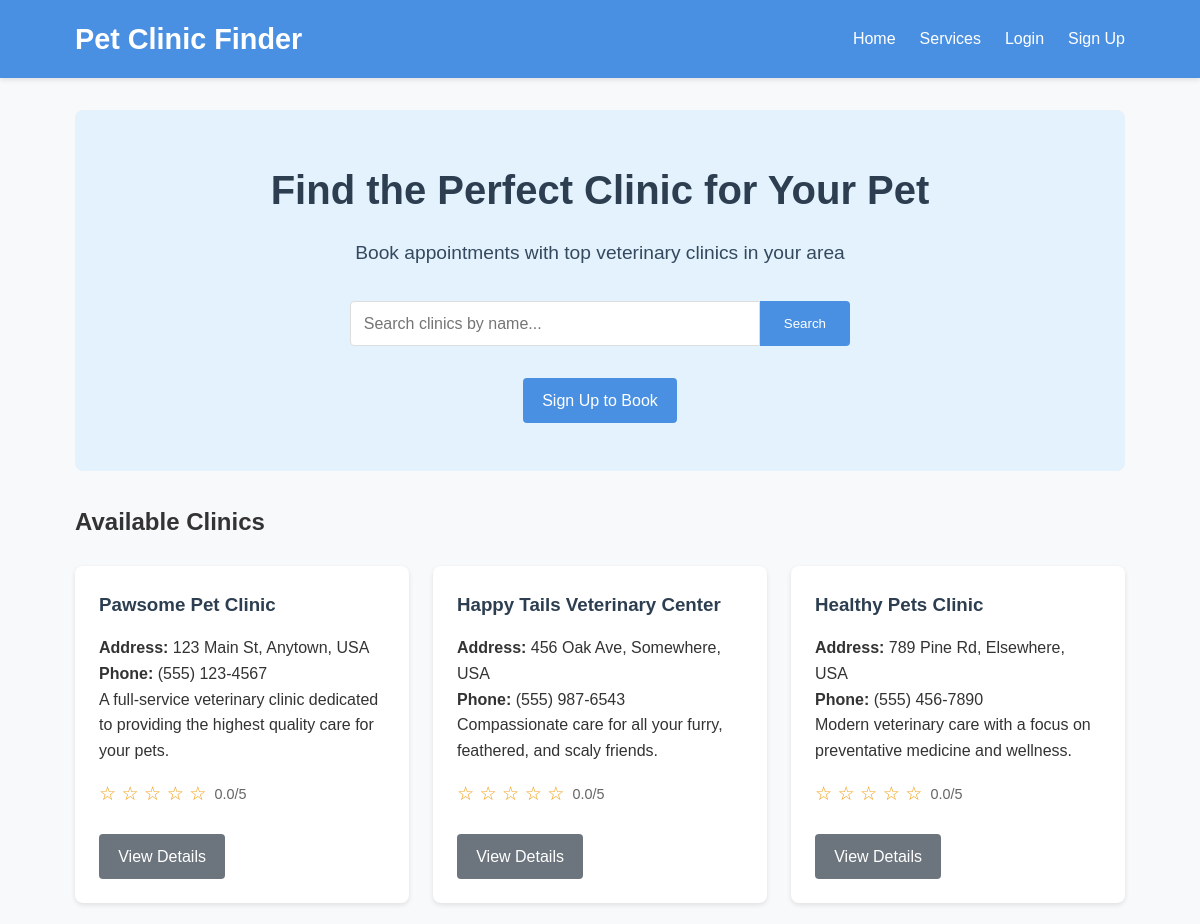
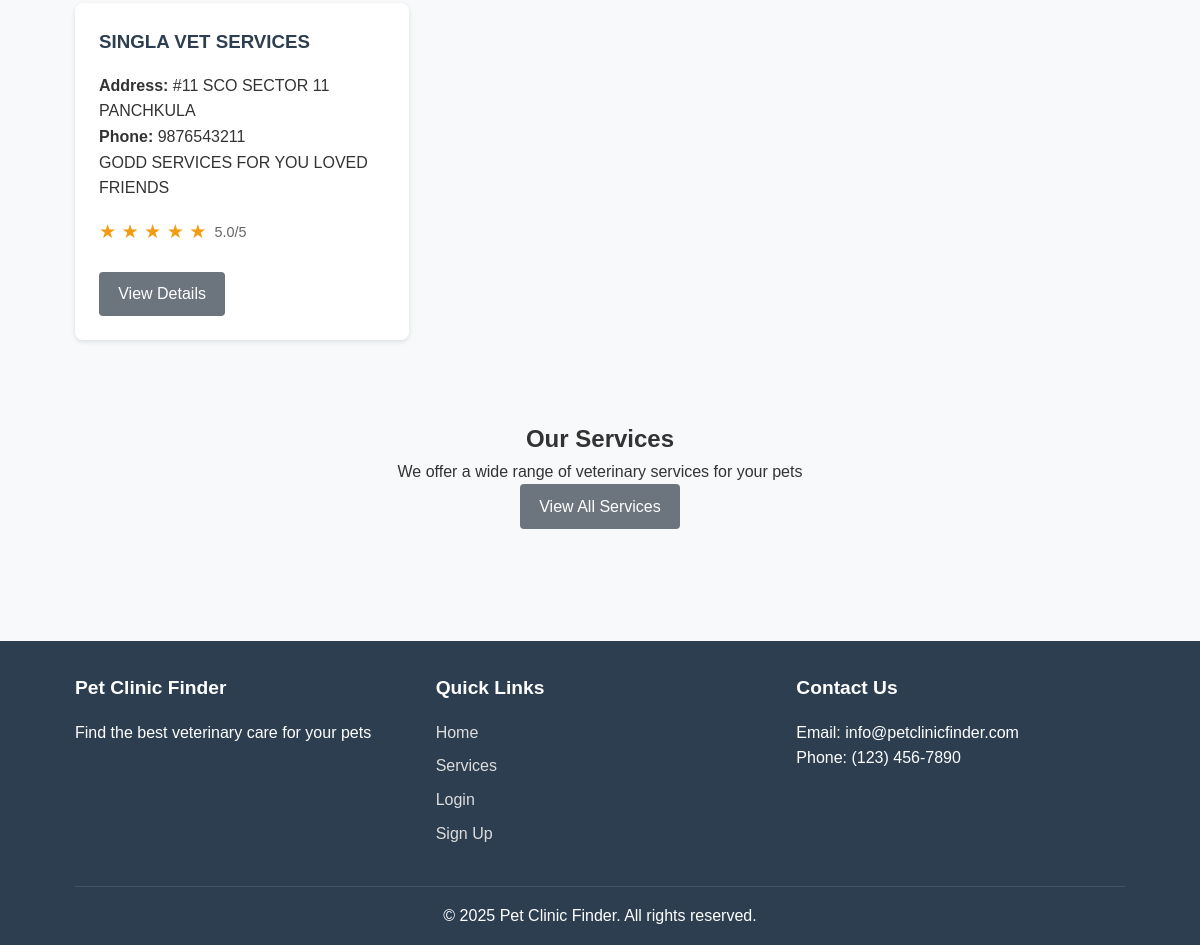
The page / on the database its author committed (2 pictures, top to bottom).
### clinic/models.py (models this page shows, shortened)
class Clinic(models.Model):
    name = models.CharField(max_length=100)
    address = models.TextField()
    phone = models.CharField(max_length=20)
    email = models.EmailField()
    description = models.TextField()
    services = models.ManyToManyField(Service, related_name='clinics')
    def average_rating(self):
        reviews = self.reviews.all()
        if reviews:
            return sum(review.rating for review in reviews) / len(reviews)
        return 0

class Review(models.Model):
    user = models.ForeignKey(User, on_delete=models.CASCADE, related_name='reviews')
    clinic = models.ForeignKey(Clinic, on_delete=models.CASCADE, related_name='reviews')
    rating = models.IntegerField(validators=[MinValueValidator(1), MaxValueValidator(5)])
    comment = models.TextField()
    created_at = models.DateTimeField(auto_now_add=True)
    class Meta:
        unique_together = ('user', 'clinic')

### clinic/views.py (the view)
# urls.py: path('', views.home, name='home'),
def home(request):
    form = ClinicSearchForm(request.GET)
    clinics = Clinic.objects.all()
    if form.is_valid():
        search_query = form.cleaned_data.get('search_query')
        if search_query:
            clinics = clinics.filter(name__icontains=search_query)
    return render(request, 'clinic/home.html', {
        'clinics': clinics,
        'search_form': form
    })

### clinic/forms.py
class ClinicSearchForm(forms.Form):
    search_query = forms.CharField(
        max_length=100,
        required=False,
        widget=forms.TextInput(attrs={'placeholder': 'Search clinics by name...'})
    )

### clinic/templates/clinic/home.html (shortened to what this page needs)
{% extends 'clinic/base.html' %}
{% block content %}
<section class="hero">
    <div class="hero-content">
        <h1>Find the Perfect Clinic for Your Pet</h1>
        <p>Book appointments with top veterinary clinics in your area</p>
        <div class="search-container">
            <form method="get" action="{% url 'home' %}" class="search-form">
                {{ search_form.search_query }}
                <button type="submit" class="search-btn">Search</button>
            </form>
        </div>
        {% if user.is_authenticated %}
            <a href="{% url 'book_appointment' %}" class="btn btn-primary">Book an Appointment</a>
        {% else %}
            <a href="{% url 'signup' %}" class="btn btn-primary">Sign Up to Book</a>
        {% endif %}
    </div>
</section>
<section class="clinics">
    <h2>Available Clinics</h2>
    <div class="clinic-grid">
        {% for clinic in clinics %}
            <div class="clinic-card">
                <h3>{{ clinic.name }}</h3>
                <p><strong>Address:</strong> {{ clinic.address }}</p>
                <p><strong>Phone:</strong> {{ clinic.phone }}</p>
                <p>{{ clinic.description|truncatewords:20 }}</p>
                <div class="clinic-rating">
                    <span class="stars">
                        {% with rating=clinic.average_rating %}
                            {% for i in "12345" %}
                                {% if forloop.counter <= rating %}
                                    ★
                                {% else %}
                                    ☆
                                {% endif %}
                            {% endfor %}
                        {% endwith %}
                    </span>
                    <span class="rating-text">{{ clinic.average_rating|floatformat:1 }}/5</span>
                </div>
                <div class="clinic-actions">
                    <a href="{% url 'clinic_detail' clinic.id %}" class="btn btn-secondary">View Details</a>
                </div>
            </div>
        {% empty %}
            <p>No clinics found matching your search criteria.</p>
        {% endfor %}
    </div>
</section>
<section class="services-preview">
    <h2>Our Services</h2>
    <p>We offer a wide range of veterinary services for your pets</p>
    <a href="{% url 'services_list' %}" class="btn btn-secondary">View All Services</a>
</section>
{% endblock %}

### clinic/static/css/style.css (style rules this page uses)
* { margin: 0; padding: 0; box-sizing: border-box; }
body { font-family: 'Arial', sans-serif; line-height: 1.6; color: #333; background-color: #f8f9fa; }
.hero { background-color: #e3f2fd; padding: 3rem 0; margin-bottom: 2rem; border-radius: 8px; text-align: center; }
.hero-content { max-width: 800px; margin: 0 auto; }
.hero h1 { font-size: 2.5rem; margin-bottom: 1rem; color: #2c3e50; }
.hero p { font-size: 1.2rem; margin-bottom: 2rem; color: #34495e; }
.search-container { margin-bottom: 2rem; }
.search-form { display: flex; max-width: 500px; margin: 0 auto; }
.search-form input { flex: 1; padding: 0.8rem; border: 1px solid #ddd; border-radius: 4px 0 0 4px; font-size: 1rem; }
.search-btn { padding: 0.8rem 1.5rem; background-color: #4a90e2; color: white; border: none; border-radius: 0 4px 4px 0; cursor: pointer; transition: background-color 0.3s; }
.btn { display: inline-block; padding: 0.6rem 1.2rem; background-color: #4a90e2; color: white; text-decoration: none; border-radius: 4px; font-weight: 500; transition: background-color 0.3s; border: none; cursor: pointer; }
.btn-primary { background-color: #4a90e2; }
.btn-secondary { background-color: #6c757d; }
.clinic-grid, .pet-grid, .appointment-grid, .services-grid { display: grid; grid-template-columns: repeat(auto-fill, minmax(300px, 1fr)); gap: 1.5rem; margin-top: 1.5rem; }
.clinic-card, .pet-card, .appointment-card, .status-card, .service-card, .review-card { background-color: white; border-radius: 8px; box-shadow: 0 2px 5px rgba(0, 0, 0, 0.1); padding: 1.5rem; transition: transform 0.3s, box-shadow 0.3s; }
.clinic-card h3, .pet-card h3, .appointment-card h3, .service-card h3 { margin-bottom: 1rem; color: #2c3e50; }
.clinic-rating { margin: 1rem 0; display: flex; align-items: center; }
.stars { color: #f39c12; font-size: 1.2rem; margin-right: 0.5rem; }
.rating-text { color: #666; font-size: 0.9rem; }
.services-preview { text-align: center; margin: 3rem 0; padding: 2rem; background-color: #f8f9fa; border-radius: 8px; }
.clinic-actions { display: flex; gap: 1rem; margin-top: 1.5rem; }

### rows shown on the page
Clinic: name "Pawsome Pet Clinic", address "123 Main St, Anytown, USA", phone "(555) 123-4567", description "A full-service veterinary clinic dedicated to providing the highest quality care for your pets.", average_rating "0.0"
Clinic: name "Happy Tails Veterinary Center", address "456 Oak Ave, Somewhere, USA", phone "(555) 987-6543", description "Compassionate care for all your furry, feathered, and scaly friends.", average_rating "0.0"
Clinic: name "Healthy Pets Clinic", address "789 Pine Rd, Elsewhere, USA", phone "(555) 456-7890", description "Modern veterinary care with a focus on preventative medicine and wellness.", average_rating "0.0"
Clinic: name "SINGLA VET SERVICES", address "#11 SCO SECTOR 11 PANCHKULA", phone "9876543211", description "GODD SERVICES FOR YOU LOVED FRIENDS", average_rating "5.0"
